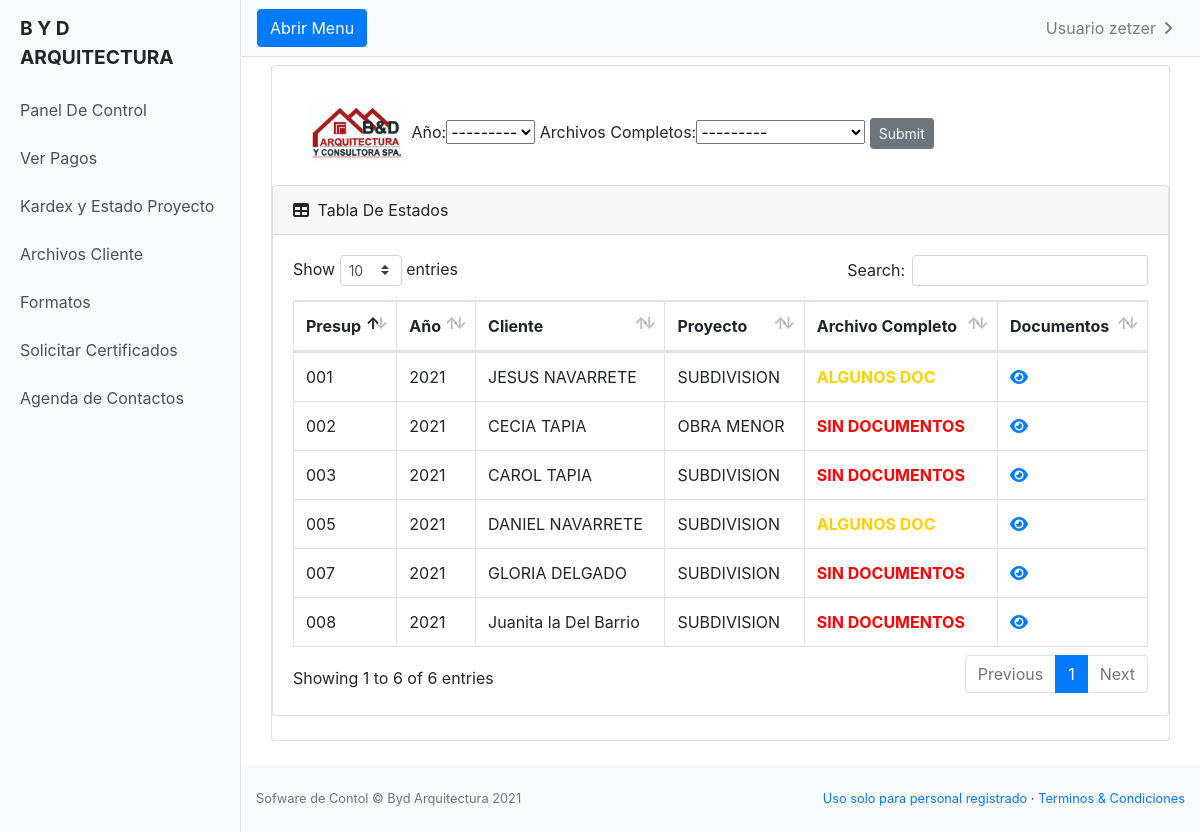
Page /detalle_archivos/ (signed in) on the committed database.
### miapp/models.py (models this page shows, shortened)
class Año_ingreso(models.Model):
    año = models.CharField(max_length=20)
    def __str__(self):
        return self.año

class dato_cliente(models.Model):
    nombre = models.CharField(max_length=100)
    numero_presupuesto = models.CharField(max_length=4)
    proyecto = models.CharField(max_length=30)
    estado = models.CharField(max_length=30, null=False ,blank=False, choices=select_estado, default='DEBE PAGAR')
    año = models.ForeignKey(Año_ingreso, null=False,blank=False, on_delete=models.CASCADE)
    pago_uno  = models.CharField(max_length=20, null=True, blank=True,default=0)
    pago_dos = models.CharField(max_length=20, null=True,blank=True,default=0)
    pago_tres = models.CharField(max_length=20, null=True,blank=True,default=0)
    documento = models.FileField(null=True, blank=True,upload_to="documentos/", verbose_name="Excel DE PAGO")
    mes = models.CharField(max_length=30, null=True ,blank=True, choices=select_meses)
    detalle = models.CharField(max_length=100,null=True, blank=True, choices=select_detalle)
    honorario = models.CharField(max_length=20, null=False, blank=False,verbose_name="Honorario Arquitectura")
    direccion = models.CharField(max_length=100, null=True, blank=True)
    nombre_kardex = models.ForeignKey('kardex', on_delete=models.CASCADE, null=True,blank=True,)
    proyecto_completado = models.CharField(max_length=100, null=False ,blank=False, choices=select_proyecto_complet, default='EN PROCESO', verbose_name="")
    detalle_estado = models.CharField(max_length=100, null=True, blank=True,verbose_name="Informacion Adicional")
    documento_presupuesto = models.FileField(null=True, blank=True,upload_to="documentos/", verbose_name="DOC.PRESUPUESTO")
    file_uno = models.FileField(null=True, blank=True,upload_to="documentos/", verbose_name="Escritura")
    file_dos = models.FileField(null=True, blank=True,upload_to="documentos/", verbose_name="Fotocopia Carnet")
    file_tres = models.FileField(null=True, blank=True,upload_to="documentos/", verbose_name="Comprobante de Agua")
    file_cuatro = models.FileField(null=True, blank=True,upload_to="documentos/", verbose_name="Poder Simple")
    file_cinco = models.FileField(null=True, blank=True,upload_to="documentos/", verbose_name="Avaluo Detallado")
    file_seis = models.FileField(null=True, blank=True,upload_to="documentos/", verbose_name="Dominio Vigente")
    file_siete = models.FileField(null=True, blank=True,upload_to="documentos/", verbose_name="Certificado Informe Previo")
    file_ocho = models.FileField(null=True, blank=True,upload_to="documentos/", verbose_name="Utilidad Publica")
    file_nueve = models.FileField(null=True, blank=True,upload_to="documentos/", verbose_name="Conjunto Habitacional")
    file_dies = models.FileField(null=True, blank=True,upload_to="documentos/", verbose_name="Exp.Propiedad")
    file_once = models.FileField(null=True, blank=True,upload_to="documentos/", verbose_name="Informe Tecnico")
    file_doce = models.FileField(null=True, blank=True,upload_to="documentos/", verbose_name="Factibilidad")
    file_trece = models.FileField(null=True, blank=True,upload_to="documentos/", verbose_name="Solicitud")
    file_catorce = models.FileField(null=True, blank=True,upload_to="documentos/", verbose_name="I.N.E")
    file_quince = models.FileField(null=True, blank=True,upload_to="documentos/", verbose_name="Patente Profecional")
    complete = models.CharField(max_length=50, null=True ,blank=True, choices=select_documentos, verbose_name="Archivos Completos")
    pago_cuatro = models.CharField(max_length=20, null=True,blank=True,default=0)
    pago_quinto = models.CharField(max_length=100, null=True,blank=True,default=0, verbose_name="PAGO INGENIRIA O TOPOGRAFIA 1")
    honorario_dos = models.CharField(max_length=20, null=True, blank=True,verbose_name="honario Ing o topografia", default="0")
    pago_seis = models.CharField(max_length=100, null=True,blank=True,default=0, verbose_name="PAGO INGENIRIA O TOPOGRAFIA 2")
    class Meta:
        ordering = ["-id"]

### miapp/views.py (the view)
# urls.py: path('detalle_archivos/', Detalle_Archivos.as_view(), name="detalle_archivos"),
class Detalle_Archivos(ListView):
    model = dato_cliente
    template_name = 'miapp/archivos/detalle_archivos.html'
    def get_context_data(self, **kwargs):
        context = super().get_context_data(**kwargs)
        context['filter'] = ArchivoFilter(self.request.GET, queryset=self.get_queryset())
        return context

### miapp/templates/miapp/archivos/detalle_archivos.html (shortened to what this page needs)
{% extends 'miapp/base.html' %}
{% load static %}
{% load crispy_forms_tags %}
{% block content %}
{% if user.is_authenticated %}
<main>
  <div class="container-fluid mt-2">
      <div class="card mb-4">
          <div class="card-body">
            <div class="container mt-3 ">
              <div class="row">
                <div class="col-sm">
                  <form method="get" class="form-label">
                    <img src="{% static 'img/byd.jpg' %}" style="width: 100px;">
                    {{ filter.form}}
                    <input class="btn btn-secondary btn-sm" type="submit" />
                  </form>
                </div>
            </div>
          </div>
      </div>
      <div class="card mb-4">
          <div class="card-header">
              <i class="fas fa-table mr-1"></i>
              Tabla De Estados
          </div>
          <div class="card-body">
              <div class="table-responsive">
                  <table class="table table-bordered" id="dataTable" width="100%" cellspacing="0">
                    <thead>
                      <tr>
                        <th scope="col">Presup</th>
                            <th scope="col">Año</th>
                            <th scope="col">Cliente</th>
                            <th scope="col">Proyecto</th>
                            <th scope="col">Archivo Completo</th>
                            <th scope="col">Documentos</th>
                      </tr>
                    </thead>
                    <tbody>
                        {% for dato_cliente in filter.qs %}
                         <tr>
                           <td>{{ dato_cliente.numero_presupuesto }}</td>
                           <td>{{ dato_cliente.año }}</td>
                           <td>{{ dato_cliente.nombre }}</td>
                           <td>{{ dato_cliente.proyecto }}</td>
                            {% if dato_cliente.complete == "COMPLETADOS" %}
                            <td style="color: green;"><strong>{{dato_cliente.complete}}</strong></td>
                            {% elif dato_cliente.complete == "ALGUNOS DOC" %}
                            <td style="color: rgb(255, 208, 0);"><strong>{{dato_cliente.complete}}</strong></td>
                             {% else %}
                            <td style="color: red;"><strong>{{dato_cliente.complete}}</strong></td>
                          {% endif %}
                           <td>
                             <span class="d-inline-block" data-bs-toggle="tooltip" data-bs-placement="top" title="Ver Archivos">
                              <a href="{% url 'ver_archivos' dato_cliente.pk %}" style="width: 120px;"><i class="fas fa-eye"></i></a>
                            </span>
                          </td>
                        </tr>
                         {% endfor %}
                       </tbody>
                  </table>
                </main>
              </div>
              {% endif %}
                <footer class="py-4 bg-light mt-auto">
                  <div class="container-fluid">
                      <div class="d-flex align-items-center justify-content-between small">
                        <div class="text-muted">Sofware de Contol &copy; Byd Arquitectura 2021</div>
                        <div>
                            <a href="#">Uso solo para personal registrado</a>
                            &middot;
                            <a href="#">Terminos &amp; Condiciones</a>
                        </div>
                      </div>
                  </div>
              </footer>
{% endblock %}

### miapp/templates/miapp/base.html (shortened to what this page needs)
{% load static %}
<!DOCTYPE html>
<html lang="en">
<head>
  <link rel="stylesheet" href="https://cdn.jsdelivr.net/npm/bootstrap@4.6.0/dist/css/bootstrap.min.css">
  <link href="{% static '/vendor/fontawesome-free/css/all.min.css' %}" rel="stylesheet" type="text/css">
  <link href="{% static '/vendor/datatables/dataTables.bootstrap4.css' %}" rel="stylesheet">
  <link href="{% static 'css/style.css' %}" rel="stylesheet">
  <link href="{% static '/css/sb-admin.css' %}" rel="stylesheet">
</head>
<body>
  <div class="d-flex" id="wrapper">
    <div class="bg-light border-right" id="sidebar-wrapper">
      <div class="sidebar-heading" style="text-shadow: black;">
        <strong>B Y D ARQUITECTURA</strong>
      </div>
      <div class="list-group list-group-flush">
        <a href="{% url 'home' %}" class="list-group-item list-group-item-action bg-light">Panel De Control</a>
        <a href="{% url 'pago' %}" class="list-group-item list-group-item-action bg-light">Ver Pagos</a>
        <a href="{% url 'estado_proyecto' %}" class="list-group-item list-group-item-action bg-light">Kardex y Estado Proyecto</a>
        <a href="{% url 'detalle_archivos' %}" class="list-group-item list-group-item-action bg-light">Archivos Cliente</a>
        <a href="{% url 'formato_lista' %}" class="list-group-item list-group-item-action bg-light">Formatos</a>
        <a href="{% url 'certificado_lista' %}" class="list-group-item list-group-item-action bg-light">Solicitar Certificados</a>
        <a href="{% url 'agenda_contacto' %}" class="list-group-item list-group-item-action bg-light">Agenda de Contactos</a>
      </div>
    </div>
    <div id="page-content-wrapper">
      <nav class="navbar navbar-expand-lg navbar-light bg-light border-bottom">
        <button class="btn btn-primary" id="menu-toggle">Abrir Menu</button>
        <div class="collapse navbar-collapse" id="navbarSupportedContent">
          <ul class="navbar-nav ml-auto mt-2 mt-lg-0">
            {% if user.is_authenticated %}
            <li class="nav-item dropdown">
              <a class="nav-link dropdown-toggle" href="#" id="navbarDropdown" role="button" data-toggle="dropdown" aria-haspopup="true" aria-expanded="false">
                Usuario {{ user }}
              </a>
            </li>
            {% else %}
          <li class="nav-item">
            <a class="nav-link" href="{% url 'login' %}">Login</a>
          </li>
            {% endif %}
          </ul>
        </div>
      </nav>
      <div class="container-fluid">
        {% block content %}
        {% endblock %}
      </div>
    </div>
</body>
</html>

### miapp/static/css/style.css (style rules this page uses)
#wrapper { overflow-x: hidden; }
#sidebar-wrapper { min-height: 100vh; margin-left: -15rem; -webkit-transition: margin .25s ease-out; -moz-transition: margin .25s ease-out; -o-transition: margin .25s ease-out; transition: margin .25s ease-out; }
#sidebar-wrapper .sidebar-heading { padding: 0.875rem 1.25rem; font-size: 1.2rem; }
#sidebar-wrapper .list-group { width: 15rem; }
#page-content-wrapper { min-width: 100vw; }
@media (min-width: 768px) { #sidebar-wrapper { margin-left: 0; } }
@media (min-width: 768px) { #page-content-wrapper { min-width: 0; width: 100%; } }

### rows in the picture
Año_ingreso: año "---------"
dato_cliente: numero_presupuesto "008", año "2021", nombre "Juanita la Del Barrio", proyecto "SUBDIVISION", complete "SIN DOCUMENTOS"
dato_cliente: numero_presupuesto "007", año "2021", nombre "GLORIA DELGADO", proyecto "SUBDIVISION", complete "SIN DOCUMENTOS"
dato_cliente: numero_presupuesto "005", año "2021", nombre "DANIEL NAVARRETE", proyecto "SUBDIVISION", complete "ALGUNOS DOC"
dato_cliente: numero_presupuesto "003", año "2021", nombre "CAROL TAPIA", proyecto "SUBDIVISION", complete "SIN DOCUMENTOS"
dato_cliente: numero_presupuesto "002", año "2021", nombre "CECIA TAPIA", proyecto "OBRA MENOR", complete "SIN DOCUMENTOS"
dato_cliente: numero_presupuesto "001", año "2021", nombre "JESUS NAVARRETE", proyecto "SUBDIVISION", complete "ALGUNOS DOC"

### other values in the picture
{{ user }} "zetzer"
